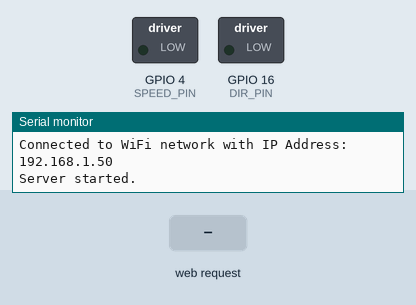
A sketch run on a simulated ESP32. Parts: switched loads named in the sketch (green lamp = pin HIGH), the last lines printed to the serial monitor. The inputs (shaded band) are chosen by the test bench. WiFi joins after 1.5 s; servers stay silent unless stated; web services answer with replies made up by the test bench.

Above: at 3.2 s.
3.3 s: HTTP request GET /?on received
At 4.2 s:
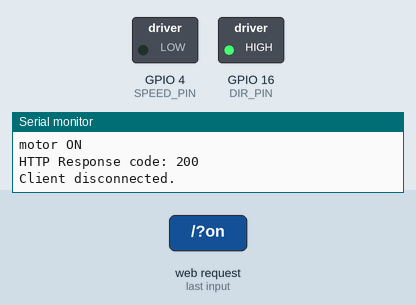
4.8 s: HTTP request GET /?off received
At 5.3 s:
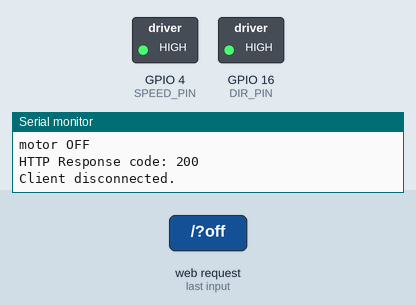
6.3 s: HTTP request GET /?turnAround received
At 7.5 s:
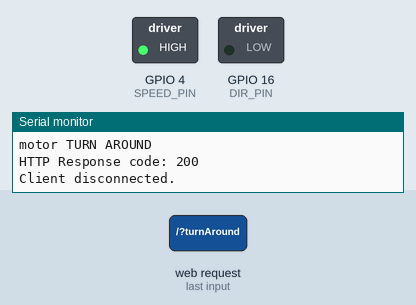
7.8 s: HTTP request GET /?slowDown received
At 8.8 s:
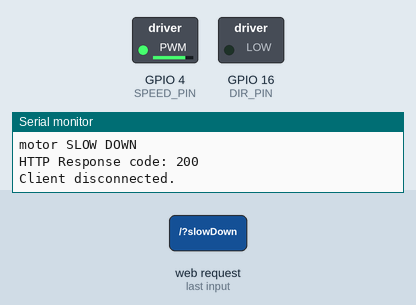
9.3 s: HTTP request GET /?turnAround received
At 10.0 s:
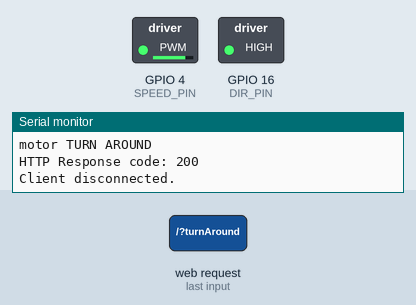
10.8 s: HTTP request GET /?speedUp received
At 12.2 s:
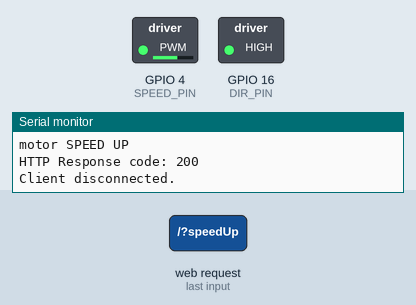
Timing chart, 0 to 13.3 s (numbered marks = the images above; inputs shaded):
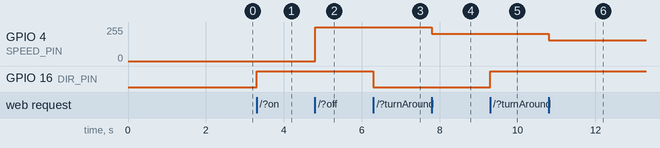

The sketch:

week8.ino
```cpp
#include <WiFi.h>
#include <HTTPClient.h>
#include <Arduino_JSON.h>

#define DIR_PIN 16
#define SPEED_PIN 4

WiFiServer server(80);  // Set up the server on port 80

const char* ssid = "我心繫著你卻新細明體";    // your network SSID
const char* password = "113040045";    // your network password

// Domain Name with full URL Path for HTTP POST Request
const char* serverName = "http://api.thingspeak.com/update";

// write API Key provided by thingspeak
String apiKey = "0CRZ6QTXATQD4OX2";    // your write API key

/* Global variable */
int speed = 0;
int vector = HIGH;
bool isOn = false;

void post(bool on, int vector, int speed);

void setup() {
  pinMode(DIR_PIN, OUTPUT);
  pinMode(SPEED_PIN, OUTPUT);

  Serial.begin(115200);
  WiFi.begin(ssid, password);

  while (WiFi.status() != WL_CONNECTED) {
    delay(1000);
    Serial.println("Connecting to WiFi..");
  }

  Serial.print("Connected to WiFi network with IP Address: ");
  Serial.println(WiFi.localIP());

  // Start the server
  server.begin();
  Serial.println("Server started.");
}


void loop() {
  if ((WiFi.status() == WL_CONNECTED)) { //Check the current connection status
    // Check if a new client has connected
    WiFiClient client = server.available();
    if (client) {
      Serial.println("Client connected.");
      String httpRequest = "";  // Store the client's request

      // Wait for the client to send data
      while (client.connected()) {
        if (client.available()) {
          char c = client.read();
          httpRequest += c;
          if (c == '\n') break;  // Stop reading at newline character
        }
      }


      //  speed:0(fast) → 255(slow)
      if (httpRequest.indexOf("GET /?on") >= 0) {
        //  motor on
        isOn = true;
        if(vector == HIGH)  //  正向
        {
          if(speed >= 255)
            speed = 155;
        }
        else
        {
          if(speed <= 0)
            speed = 100;
        }
        digitalWrite(DIR_PIN, vector);
        analogWrite(SPEED_PIN, speed);
        Serial.println("motor ON");
      }
      else if (httpRequest.indexOf("GET /?off") >= 0) {
        //  motor off
        if(vector == HIGH)
          speed = 255;
        else
          speed = 0;
        isOn = false;
        digitalWrite(DIR_PIN, vector);
        analogWrite(SPEED_PIN, speed);
        Serial.println("motor OFF");
      }
      else if (httpRequest.indexOf("GET /?turnAround") >= 0) {
        //  turn around
        if(vector == HIGH)
        {
          vector = LOW;
          digitalWrite(DIR_PIN, LOW);
        }
        else
        {
          vector = HIGH;
          digitalWrite(DIR_PIN, HIGH);
        }
        analogWrite(SPEED_PIN, speed);
        Serial.println("motor TURN AROUND");
      }
      else if (httpRequest.indexOf("GET /?speedUp") >= 0) {
        //  speed up
        if(vector == HIGH)
        {
          if(speed >= 50)
            speed -= 50;
          else
            speed = 0;
        }
        else
        {
          if(speed <= 205)
            speed += 50;
          else
            speed = 255;
        }
        digitalWrite(DIR_PIN, vector);
        analogWrite(SPEED_PIN, speed);
        Serial.println("motor SPEED UP");
      }
      else if (httpRequest.indexOf("GET /?slowDown") >= 0) {
        //  slow down
        if(vector == HIGH)
        {
          if(speed <= 205)
            speed += 50;
          else
            speed = 255;
        }
        else
        {
          if(speed >= 50)
            speed -= 50;
          else
            speed = 0;
        }

        digitalWrite(DIR_PIN, vector);
        analogWrite(SPEED_PIN, speed);
        Serial.println("motor SLOW DOWN");
      }

      //  post to ThingSpeak
      post(isOn, vector, speed);


      // HTML response content
      String htmlContent ="<html>"
                          "<title>ESP Web Server</title>"
                          "<body> <h1>ESP32 Web Server</h1>"
                          "<p>motor Status = " + String(digitalRead(DIR_PIN)) + "</p>"
                          "<p>Speed: " + String(speed) + "</p>"
                          "<p> <input type=\"button\" value=\"on\" onclick=\"location.href='/?on'\"> </p>"
                          "<p> <input type=\"button\" value=\"off\" onclick=\"location.href='/?off'\"> </p>"
                          "<p> <input type=\"button\" value=\"turn around\" onclick=\"location.href='/?turnAround'\"> </p>"
                          "<p> <input type=\"button\" value=\"speed up\" onclick=\"location.href='/?speedUp'\"> </p>"
                          "<p> <input type=\"button\" value=\"slow down\" onclick=\"location.href='/?slowDown'\"> </p>"
                          "</body></html>";

      // Send HTTP response
      client.println("HTTP/1.1 200 OK");
      client.println("Content-type:text/html");
      client.println("Connection: close");
      client.println();
      client.println(htmlContent);
      // Close the client connection
      client.stop();
      Serial.println("Client disconnected.");
    }
  }
  else {
    Serial.println("WiFi Disconnected");
  }

}


void post(bool on, int vector, int speed)
{
  /* Write to server */
  // Your Domain name with URL path or IP address with path
  WiFiClient client;
  HTTPClient http;
  http.begin(client, serverName);

  // Specify content-type header
  http.addHeader("Content-Type", "application/x-www-form-urlencoded");

  // Data to send with HTTP POST
  String httpRequestData = "api_key=" + apiKey + "&field1=" + String(isOn) + "&field2=" + String(vector) + "&field3=" + String(speed);

  // Send HTTP POST request
  int httpResponseCode = http.POST(httpRequestData);

  if (httpResponseCode > 0) { //Check for the returning code
    Serial.print("HTTP Response code: ");
    Serial.println(httpResponseCode);
  }
  else{
    Serial.println("Error on HTTP request");
  }
  http.end();  //Free the resources
}
```

Measured:
- after the input at 3.3 s, GPIO 16 (DIR_PIN): LOW → HIGH at once
- after the input at 4.8 s, GPIO 4 (SPEED_PIN): 0/255 → 255/255 at once
- after the input at 6.3 s, GPIO 16 (DIR_PIN): HIGH → LOW at once
- after the input at 7.8 s, GPIO 4 (SPEED_PIN): 255/255 → 205/255 at once
- after the input at 9.3 s, GPIO 16 (DIR_PIN): LOW → HIGH at once
- after the input at 10.8 s, GPIO 4 (SPEED_PIN): 205/255 → 155/255 at once
